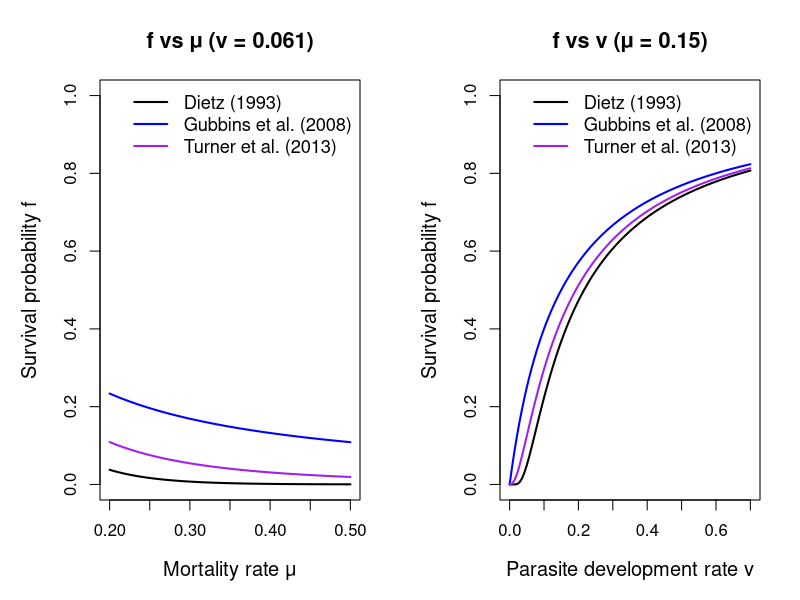

Source code (R): (Note: this script raises an error after producing the figure.)
## ---- chunk 1
#| label: f-functions
#| echo: true

# Three formulas for survival probability
f_dietz <- function(mu, nu) {
  exp(-mu/nu)
}

f_gubbins <- function(mu, nu) {
  nu / (nu + mu)
}

f_turner <- function(mu, nu) {
  (3*nu / (3*nu + mu))^3
}
## ---- chunk 2
#| label: figure3-replication
#| echo: true
#| fig-cap: "Replication of Figure 3: Latent period survival probability f as a function of mortality rate μ (left) and parasite development rate ν (right)"
#| fig-width: 12
#| fig-height: 5

# Setup for side-by-side plots
par(mfrow = c(1, 2), mar = c(5, 5, 4, 2))

# Left: mortality vs survival (ν fixed at 0.061)
mu_range <- seq(0.2, 0.5, length.out = 100)
nu_fixed <- 0.061

f1_left <- f_dietz(mu_range, nu_fixed)
f2_left <- f_gubbins(mu_range, nu_fixed)
f3_left <- f_turner(mu_range, nu_fixed)

plot(mu_range, f1_left, type = "l", col = "black", lwd = 2,
     xlab = "Mortality rate μ", ylab = "Survival probability f",
     main = "f vs μ (ν = 0.061)", ylim = c(0, 1), cex.lab = 1.2, cex.main = 1.3)
lines(mu_range, f2_left, col = "blue", lwd = 2)
lines(mu_range, f3_left, col = "purple", lwd = 2)
legend("topright", legend = c("Dietz (1993)", "Gubbins et al. (2008)", "Turner et al. (2013)"),
       col = c("black", "blue", "purple"), lwd = 2, bty = "n", cex = 1.1)

# Right: parasite development vs survival (μ fixed at 0.15)
nu_range <- seq(0, 0.7, length.out = 100)
mu_fixed <- 0.15

f1_right <- f_dietz(mu_fixed, nu_range)
f2_right <- f_gubbins(mu_fixed, nu_range)
f3_right <- f_turner(mu_fixed, nu_range)

plot(nu_range, f1_right, type = "l", col = "black", lwd = 2,
     xlab = "Parasite development rate ν", ylab = "Survival probability f",
     main = "f vs ν (μ = 0.15)", ylim = c(0, 1), cex.lab = 1.2, cex.main = 1.3)
lines(nu_range, f2_right, col = "blue", lwd = 2)
lines(nu_range, f3_right, col = "purple", lwd = 2)
legend("topright", legend = c("Dietz (1993)", "Gubbins et al. (2008)", "Turner et al. (2013)"),
       col = c("black", "blue", "purple"), lwd = 2, bty = "n", cex = 1.1)
## ---- chunk 3
#| echo: false

# Show data overview
btv_data <- readr::read_csv("projects/btv-refit/outputs/tidy_btv.csv")
cat("Data Summary:\n")
cat("Total observations:", nrow(btv_data), "\n")
cat("Species:", paste(unique(btv_data$species), collapse = ", "), "\n")
cat("Traits:", paste(unique(btv_data$trait), collapse = ", "), "\n")
cat("Temperature range:", round(min(btv_data$T), 1), "to", round(max(btv_data$T), 1), "°C\n")
## ---- chunk 4
#| echo: false
#| fig-cap: "Comparison of fitted thermal performance curves for all traits in C. sonorensis"

knitr::include_graphics("projects/btv-refit/outputs/trait_comparison.png")
## ---- chunk 5
#| echo: false
#| fig-cap: "Supplement Fig. A.2: Relative width of 95% credible intervals for traits and derived quantities"

knitr::include_graphics("projects/btv-refit/outputs/supplement_fig_a2/supplement_fig_a2_robust.png")
